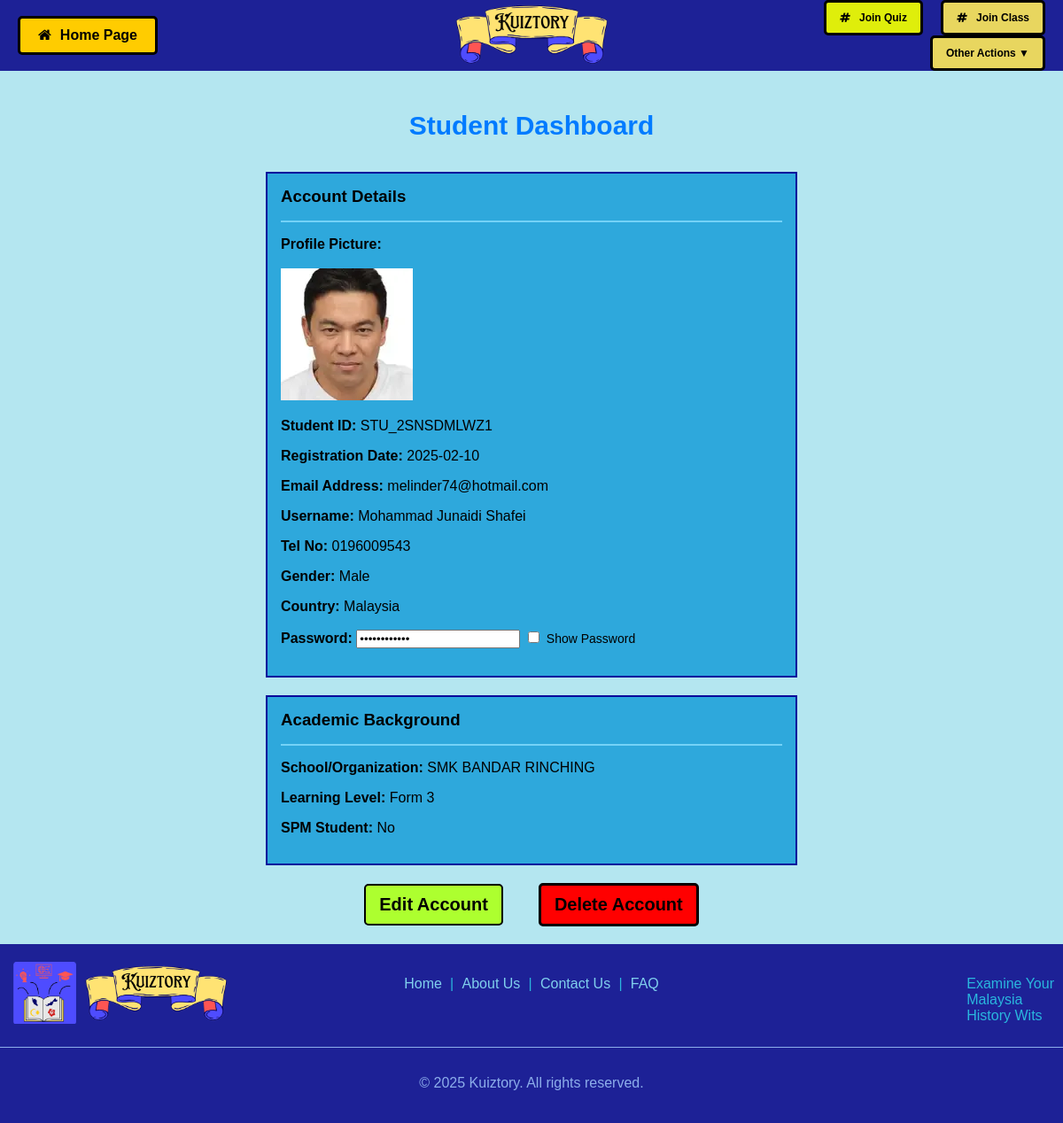
Page /studentDashboard.php (signed in) on the committed database.
### tables this page shows
CREATE TABLE `student` (
  `StudentID` varchar(50) NOT NULL,
  `StudentEmail` varchar(250) NOT NULL,
  `StudentName` varchar(250) NOT NULL,
  `StudentTelNo` varchar(20) NOT NULL,
  `StudentGender` varchar(6) NOT NULL,
  `StudentCountry` varchar(50) NOT NULL,
  `StudentGradeLvl` varchar(20) NOT NULL,
  `StudentSchool` varchar(250) NOT NULL,
  `StudentSPM` varchar(5) NOT NULL,
  `StudentImg` varchar(250) DEFAULT NULL,
  `StudentPSWD` varchar(250) NOT NULL,
  `StudentRegDate` date NOT NULL
);

### phpcrud/info_Student.php (called while the page is built)
<?php
    include './phpcrud/DBconnection.php';
    $getStuID = $_SESSION['SES_StuID'];
    $query = "SELECT * FROM student WHERE StudentID = '$getStuID';";
    $results = mysqli_query($connection, $query);
    $data = mysqli_fetch_assoc($results);
    $refStuID = $data['StudentID'];
    $refStuEmail = $data['StudentEmail'];
    $refStuName = $data['StudentName'];
    $refStuTelNo = $data['StudentTelNo'];
    $refStuGender = $data['StudentGender'];
    $refStuCountry = $data['StudentCountry'];
    $refStuGradeLvl = $data['StudentGradeLvl'];
    $refStuSchool = $data['StudentSchool'];
    $refStuSPM = $data['StudentSPM'];
    $refStuImg = $data['StudentImg'];
    $refStuPswd = $data['StudentPSWD'];
    $refStuRegDate = $data['StudentRegDate'];
?>

### studentDashboard.php (the view, shortened to what this page needs)
<!DOCTYPE html>
<html lang="en">
<head>
    <link rel="stylesheet" href="./styles/dashboard.css">
    <link rel="stylesheet" href="https://cdnjs.cloudflare.com/ajax/libs/font-awesome/4.7.0/css/font-awesome.min.css">
</head>
<body>
    <?php
        if(isset($_SESSION['SES_StuID']) || isset($_SESSION['SES_TeaID'])) {
            include "header2.php";
        } else {
            include "header.php";
        }
    ?>
    <?php include "./phpcrud/info_Student.php";?>
    <div class="container">
        <h2 style="font-size:30px; color:#007BFF;">Student Dashboard</h2>
        <div class="section">
            <div class="section-">
                <h3>Account Details</h3>
                <p class="border"></p>
                <p>
                    <strong>Profile Picture:</strong><br><br>
                    <img src="./images/student/<?php echo $refStuImg?>" alt="">
                </p>
                <p><strong>Student ID: </strong><?php echo $refStuID;?></p>
                <p><strong>Registration Date: </strong><?php echo $refStuRegDate;?></p>
                <p><strong>Email Address: </strong><?php echo $refStuEmail;?></p>
                <p><strong>Username: </strong><?php echo $refStuName;?></p>
                <p><strong>Tel No: </strong><?php echo $refStuTelNo;?></p>
                <p><strong>Gender: </strong><?php echo $refStuGender;?></p>
                <p><strong>Country: </strong><?php echo $refStuCountry;?></p>
                <p>
                    <strong>Password: </strong>
                    <input type="password" value="<?php echo $refStuPswd;?>" id="showPswd" readonly>
                    <input type="checkbox" onclick="showPswd()"><span style="font-size:14px; padding-left:5px;">Show Password</span>
                </p>
            </div>
        </div>
        <div class="section">
            <div class="section-header">
                <h3>Academic Background</h3>
            </div>
            <p class="border"></p>
            <div class="section-details">
                <p><strong>School/Organization: </strong><?php echo $refStuSchool;?></p>
                <p><strong>Learning Level: </strong><?php echo $refStuGradeLvl;?></p>
                <p><strong>SPM Student: </strong><?php echo $refStuSPM;?></p>
            </div>
        </div>
        <div class="button-container">
            <button class="edit-btn" onclick="location.href='editPersAccount.php';">Edit Account</button>
            <button class="delete-btn" onclick="location.href='deletePersAccount.php';">Delete Account</button>
        </div>
    </div>
    <?php include "footer.php";?>
</body>
</html>

### styles/dashboard.css (style rules this page uses)
body { font-family: 'Trebuchet MS', sans-serif; align-items: center; margin: 0; background-color: #b4e6f0; }
.container { display: flex; flex-direction: column; align-items: center; max-width: 600px; margin: auto; padding: 20px; border-radius: 8px; }
h2 { text-align: center; }
h3 { margin: 0; }
.section { width: 100%; border: 2px solid #09099c; margin: 10px 0; background: #2ea8dc; padding: 15px; box-sizing: border-box; }
.section-header { width: 100%; }
.section-details { width: 100%; }
.button-container { display: flex; margin-top: 10px; align-items: center; }
button { padding: 10px 15px; border: none; cursor: pointer; border-radius: 5px; }
.edit-btn { background-color: greenyellow; color: black; border: 2px solid black; margin-right: 20px; font-size: 20px; font-weight: bold; }
.delete-btn { background-color: red; color: black; border: 3px solid black; margin-left: 20px; font-size: 20px; font-weight: bold; }
.border { border-top: 2px solid #74d2f7; width:100%; }

### rows in the picture
student: StudentImg (picture), StudentID "STU_2SNSDMLWZ1", StudentRegDate "2025-02-10", StudentEmail "melinder74@hotmail.com", StudentName "Mohammad Junaidi Shafei", StudentTelNo "0196009543", StudentGender "Male", StudentCountry "Malaysia", StudentSchool "SMK BANDAR RINCHING", StudentGradeLvl "Form 3", StudentSPM "No"
